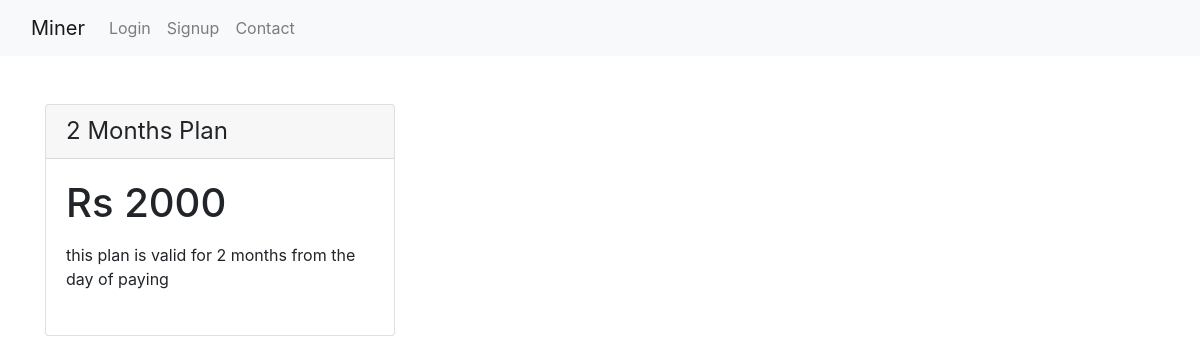
Page /plan_detail/ on the committed database.
### users/models.py (models this page shows)
class Plan(models.Model):
    plan_name = models.CharField(max_length=256, null=True, blank=True)
    price = models.IntegerField(null=True, blank=True, help_text='plan price')
    duration = models.IntegerField(null=True, help_text='Enter Months')
    locationCount = models.IntegerField(null=True, blank=True)
    keywordCount = models.IntegerField(null=True, blank=True)
    description = models.TextField(null=True, blank=True)
    def __str__(self):
        return str(self.plan_name)

### users/views.py (the view)
# urls.py: path("plan_detail/", views.plan_detail, name="plan_detail"),
def plan_detail(request):
    plans = Plan.objects.all()
    return render(request, 'plan_detail.html', {'plans': plans})

### templates/plan_detail.html
{% include "base.html" %}
{% block content %}
<div class="container">
	<div class="row">
	{% for plan in plans %}
			<div class="col-lg-4">
				<div class="card mb-4 box-shadow">
          <div class="card-header">
            <h4 class="my-0 font-weight-normal">{{plan}}</h4>
          </div>
          <div class="card-body">
            <h1 class="card-title pricing-card-title">Rs {{plan.price}}</h1>
            <ul class="list-unstyled mt-3 mb-4">
              <li>{{plan.description}}</li>
            </ul>
          </div>
        </div>
			</div>
	{% endfor %}
</div>
</div>
{% endblock content %}

### rows in the picture
Plan: plan_name "2 Months Plan", price "2000", description "this plan is valid for 2 months from the day of paying"
